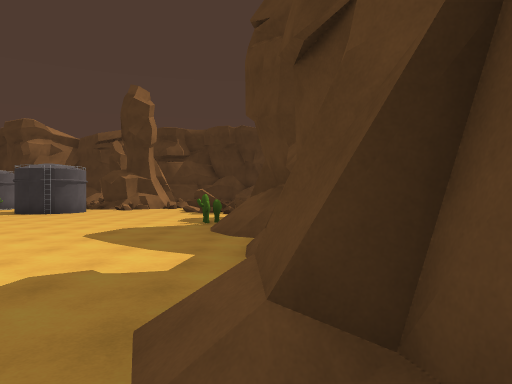
[1] (above)

24 first-person views from a walk through a 3-D level made in the Unity game engine. The camera is 1.4 m above the floor, looks level and sees 70° across. The floor is counted in squares, 2 m on a side. Each view is taken from the middle of a square. On the plan, view 1 faces up. The plan holds only what a view shows up to about 11 squares ahead; the rest is blank. The place goes on beyond the plan. Some animated figures are left out.

[2]
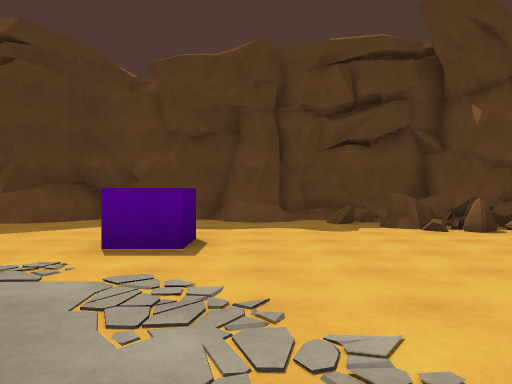

[3]
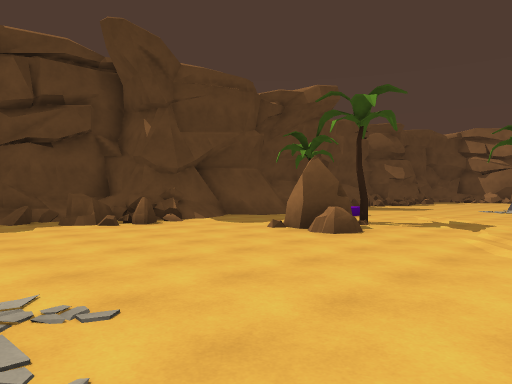

[4]
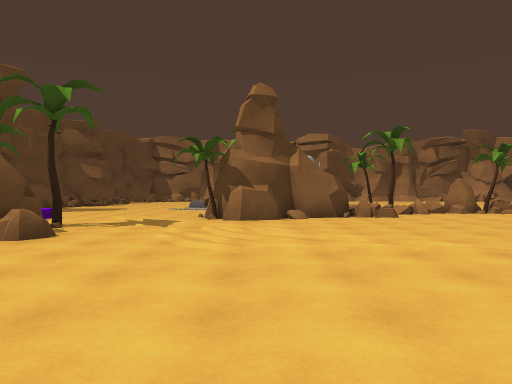

[5]
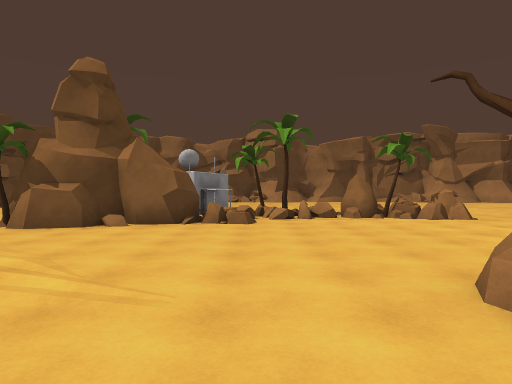

[6]
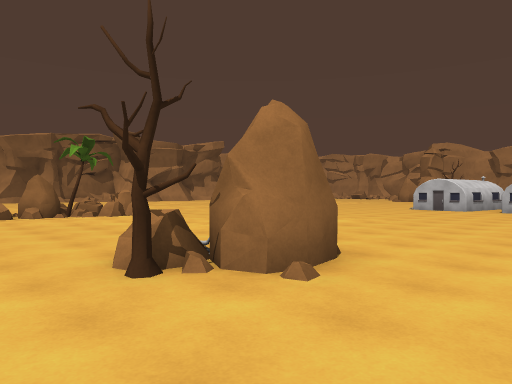

[7]
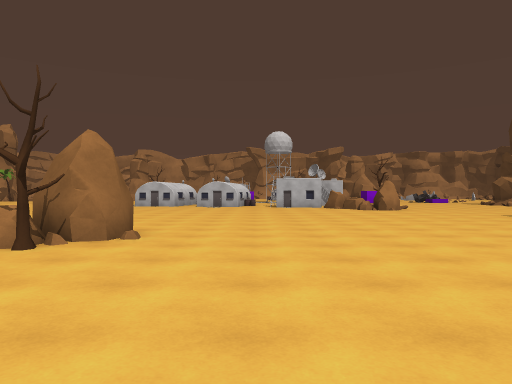

[8]
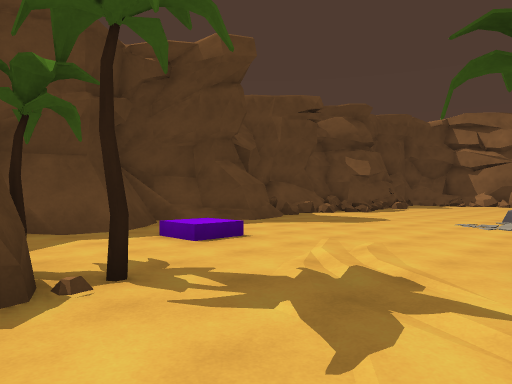

[9]
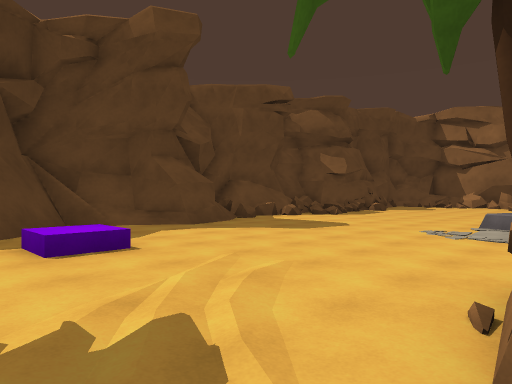

[10]
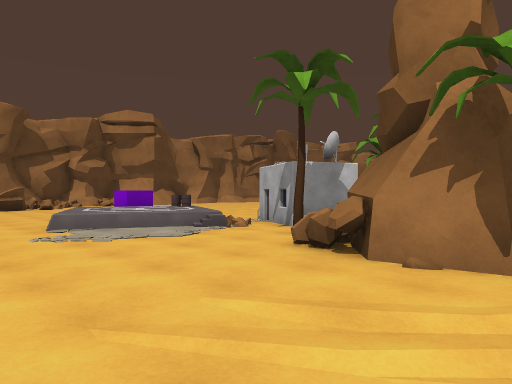

[11]
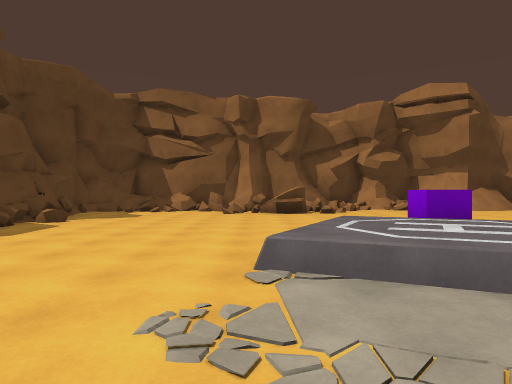

[12]
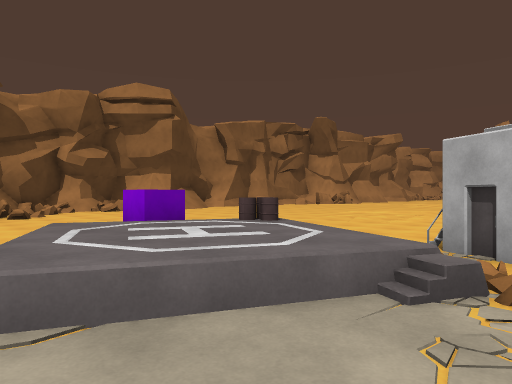

[13]
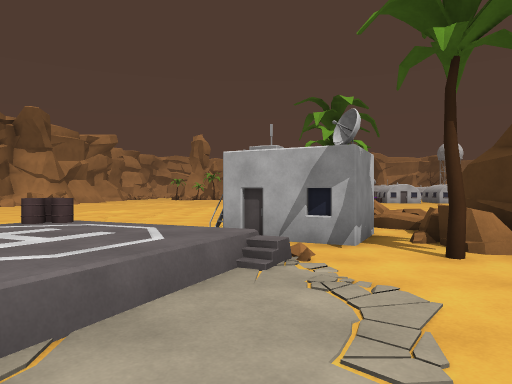

[14]
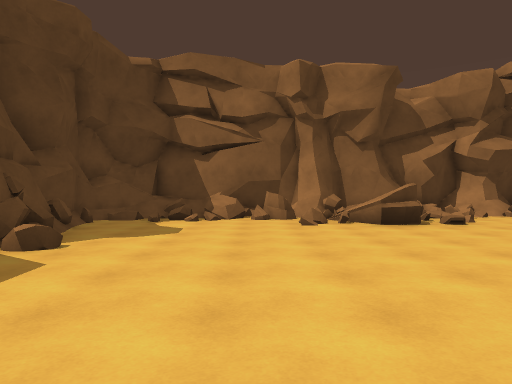

[15]
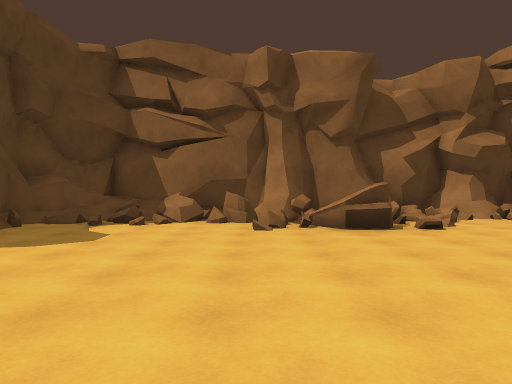

[16]
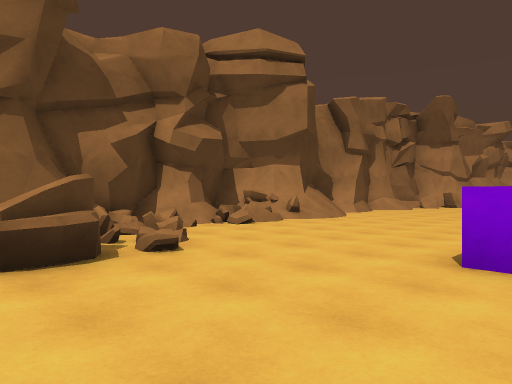

[17]
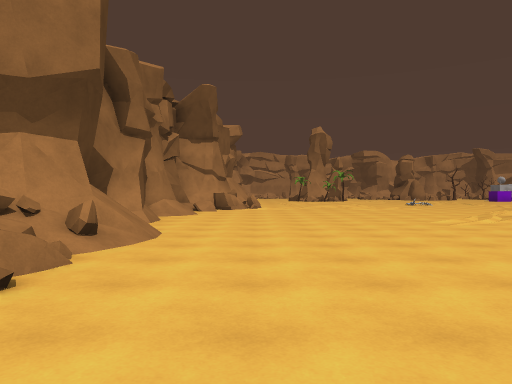

[18]
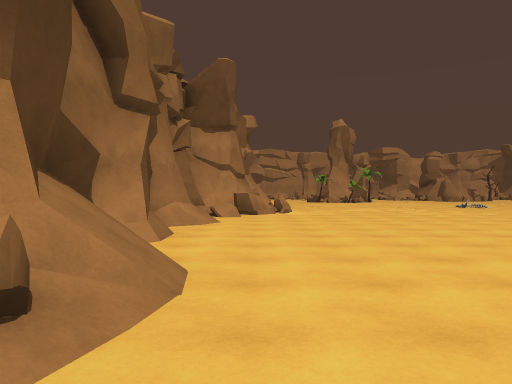

[19]
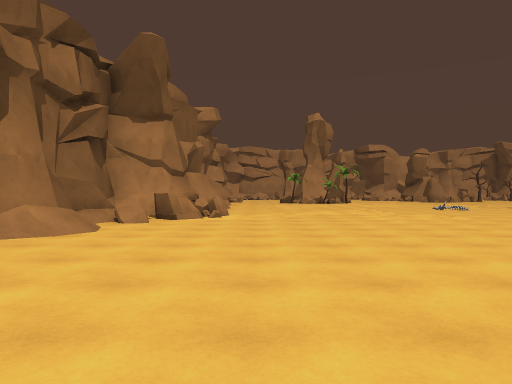

[20]
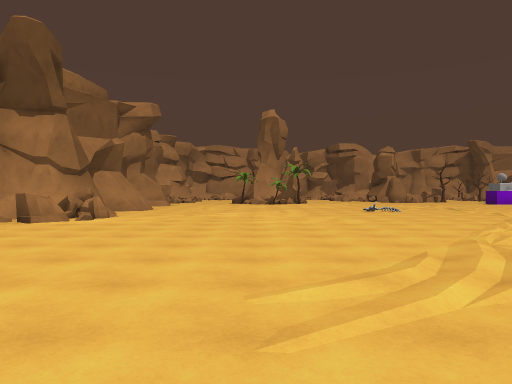

[21]
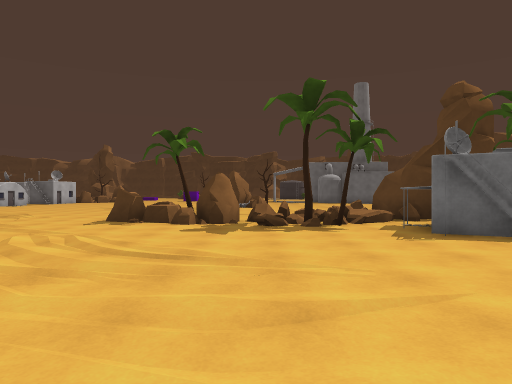

[22]
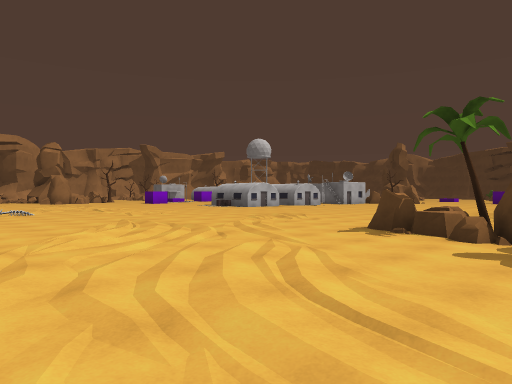

[23]
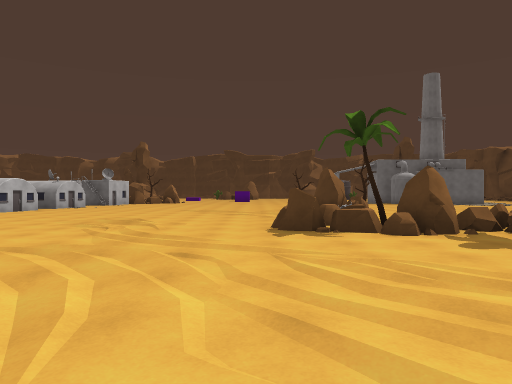

[24]
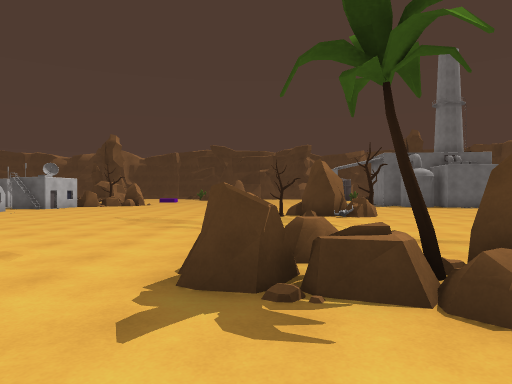

### Floor plan
Key: @ floor where view 1 was taken; # wall or solid block; . main floor; : floor 0.25 m higher than the main floor; + floor 0.5 m higher than the main floor; * floor 0.75 m higher than the main floor; / step, stairs or slope; = window, fence, low wall or low ledge; ^ raised ledge; C cactus; B purple block; R rock; T tree; U building.
Columns run from 27 left of view 1 to 1 right of it. Each row starts with its distance up from view 1.
 11                     ......
 10                     .......
  9                      .....C=#
  8      ..              ...../##
  7      ....             :...//#
  6      .....             ..../#
  5      .......          ..... #
  4      ........       .:.B...##
  3      ..........     ...B....#
  2      ........... ..:.......##
  1      ....................../#
  0      .....................=@#
 -1 ..........R..............=^/^
 -2 .........TRT.............##/#
 -3  ....:..  .....::::......=#^^
 -4   ...:.. .........:..RR../#
 -5   .....::........:...TT...#
 -6 .......:..........::.....##
 -7 ........::.......#T:.../.##
 -8  ...:....:....R####.:.././##
 -9  ..:/....R....#####......./##
-10   ......RTR#==#####......./#
-11  ....:....R#TTU#UT.......###
-12 .....::.......UUU........##
-13 ....:::.......UUU+..:.....=
-14 .....:::.........**==.....
-15 .....::.:::.....= *//.....
-16 ......:/....... #=#=.....
-17 ..:........:..   .=......
-18 ........:..:..     ....../
-19 ::............  B........=#
-20 ::..............B........##
-21 ..........................#
-22 ..........................##
-23 .#=...............#==.....##
-24 ##^=.............####..#=###
-25 ##==......///==.=== #=====##
-26 #########/###=#/###########
-27         ### ######       #

Positions as (right, up) in squares from view 1, and headings:
1: (0, 0), facing up
2: (-9, 2), facing right
3: (-10, 2), facing down-right
4: (-10, 2), facing down
5: (-14, 0), facing down
6: (-14, 1), facing down-left
7: (-11, 1), facing left
8: (-9, -4), facing down-right
9: (-9, -6), facing down-right
10: (-5, -7), facing down-left
11: (-7, -11), facing down
12: (-7, -12), facing down-left
13: (-6, -13), facing left
14: (-5, -15), facing down
15: (-6, -16), facing down
16: (-7, -19), facing down-left
17: (-10, -23), facing left
18: (-13, -24), facing left
19: (-15, -22), facing left
20: (-16, -19), facing left
21: (-16, -19), facing up
22: (-16, -17), facing up-left
23: (-20, -17), facing up
24: (-19, -13), facing up
